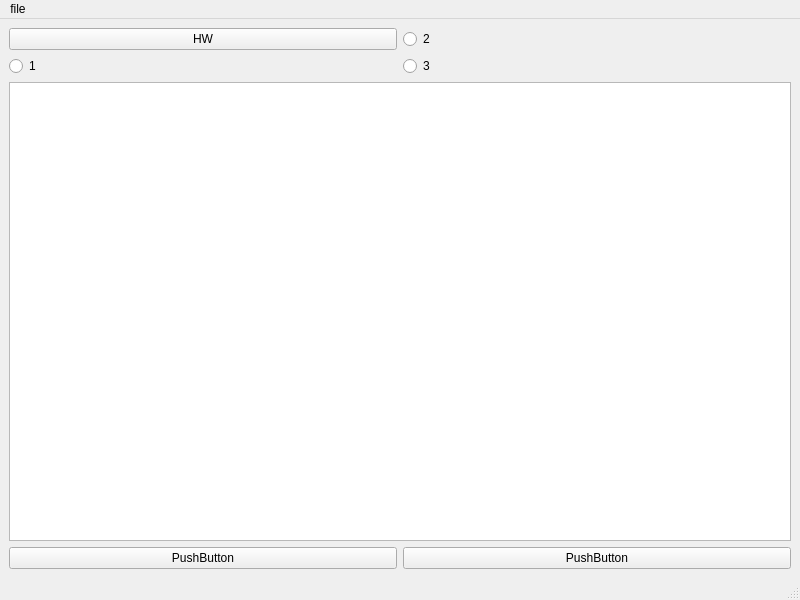
<?xml version="1.0" encoding="UTF-8"?>
<ui version="4.0">
 <class>MainWindow</class>
 <widget class="QMainWindow" name="MainWindow">
  <property name="geometry">
   <rect>
    <x>0</x>
    <y>0</y>
    <width>800</width>
    <height>600</height>
   </rect>
  </property>
  <property name="windowTitle">
   <string>MainWindow</string>
  </property>
  <widget class="QWidget" name="centralwidget">
   <layout class="QGridLayout" name="gridLayout">
    <item row="7" column="1">
     <widget class="QPushButton" name="pushButton_2">
      <property name="text">
       <string>PushButton</string>
      </property>
     </widget>
    </item>
    <item row="7" column="0">
     <widget class="QPushButton" name="pushButton">
      <property name="text">
       <string>PushButton</string>
      </property>
     </widget>
    </item>
    <item row="4" column="1">
     <widget class="QRadioButton" name="radioButton">
      <property name="text">
       <string>3</string>
      </property>
     </widget>
    </item>
    <item row="5" column="0" colspan="2">
     <widget class="QListView" name="listView"/>
    </item>
    <item row="0" column="0">
     <widget class="QPushButton" name="pushButton_3">
      <property name="text">
       <string>HW</string>
      </property>
     </widget>
    </item>
    <item row="4" column="0">
     <widget class="QRadioButton" name="radioButton_3">
      <property name="text">
       <string>1</string>
      </property>
     </widget>
    </item>
    <item row="0" column="1">
     <widget class="QRadioButton" name="radioButton_2">
      <property name="text">
       <string>2</string>
      </property>
     </widget>
    </item>
   </layout>
  </widget>
  <widget class="QMenuBar" name="menubar">
   <property name="geometry">
    <rect>
     <x>0</x>
     <y>0</y>
     <width>800</width>
     <height>20</height>
    </rect>
   </property>
   <widget class="QMenu" name="menuFile">
    <property name="title">
     <string>file</string>
    </property>
    <addaction name="separator"/>
    <addaction name="actionOpen"/>
    <addaction name="actionSave"/>
   </widget>
   <addaction name="menuFile"/>
  </widget>
  <widget class="QStatusBar" name="statusbar"/>
  <action name="actionOpen">
   <property name="text">
    <string>Open</string>
   </property>
  </action>
  <action name="actionSave">
   <property name="text">
    <string>Save</string>
   </property>
  </action>
 </widget>
 <resources/>
 <connections/>
</ui>
